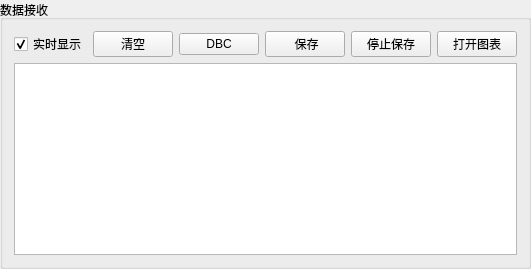
         <widget class="QGroupBox" name="groupBox_3">
          <property name="sizePolicy">
           <sizepolicy hsizetype="Preferred" vsizetype="Expanding">
            <horstretch>0</horstretch>
            <verstretch>0</verstretch>
           </sizepolicy>
          </property>
          <property name="maximumSize">
           <size>
            <width>1111111</width>
            <height>16777215</height>
           </size>
          </property>
          <property name="title">
           <string>数据接收</string>
          </property>
          <layout class="QGridLayout" name="gridLayout_9">
           <item row="0" column="4">
            <widget class="QPushButton" name="savetxtBt_2">
             <property name="text">
              <string>停止保存</string>
             </property>
            </widget>
           </item>
           <item row="0" column="0">
            <widget class="QCheckBox" name="checkBox_4">
             <property name="enabled">
              <bool>true</bool>
             </property>
             <property name="minimumSize">
              <size>
               <width>0</width>
               <height>0</height>
              </size>
             </property>
             <property name="text">
              <string>实时显示</string>
             </property>
             <property name="checked">
              <bool>true</bool>
             </property>
            </widget>
           </item>
           <item row="0" column="5">
            <widget class="QPushButton" name="savetxtBt_3">
             <property name="text">
              <string>打开图表</string>
             </property>
            </widget>
           </item>
           <item row="0" column="3">
            <widget class="QPushButton" name="savetxtBt">
             <property name="text">
              <string> 保存</string>
             </property>
            </widget>
           </item>
           <item row="2" column="0" colspan="6">
            <widget class="QTableWidget" name="tableWidget">
             <property name="sizePolicy">
              <sizepolicy hsizetype="Minimum" vsizetype="Expanding">
               <horstretch>0</horstretch>
               <verstretch>0</verstretch>
              </sizepolicy>
             </property>
             <property name="minimumSize">
              <size>
               <width>400</width>
               <height>0</height>
              </size>
             </property>
            </widget>
           </item>
           <item row="0" column="1">
            <widget class="QPushButton" name="cleanListBtn">
             <property name="text">
              <string>清空</string>
             </property>
            </widget>
           </item>
           <item row="0" column="2">
            <widget class="QPushButton" name="pushButton_2">
             <property name="text">
              <string>DBC</string>
             </property>
            </widget>
           </item>
          </layout>
         </widget>
